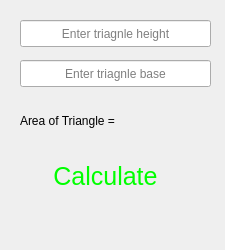
<?xml version="1.0" encoding="UTF-8"?>
<ui version="4.0">
 <class>Form</class>
 <widget class="QWidget" name="Form">
  <property name="geometry">
   <rect>
    <x>0</x>
    <y>0</y>
    <width>225</width>
    <height>250</height>
   </rect>
  </property>
  <property name="minimumSize">
   <size>
    <width>225</width>
    <height>250</height>
   </size>
  </property>
  <property name="maximumSize">
   <size>
    <width>225</width>
    <height>250</height>
   </size>
  </property>
  <property name="windowTitle">
   <string>Triangle-area</string>
  </property>
  <property name="windowIcon">
   <iconset>
    <normaloff>icons/triangle.png</normaloff>icons/triangle.png</iconset>
  </property>
  <widget class="QLineEdit" name="lineEdit">
   <property name="geometry">
    <rect>
     <x>20</x>
     <y>60</y>
     <width>191</width>
     <height>27</height>
    </rect>
   </property>
   <property name="alignment">
    <set>Qt::AlignCenter</set>
   </property>
   <property name="placeholderText">
    <string>Enter triagnle base</string>
   </property>
  </widget>
  <widget class="QLabel" name="label">
   <property name="geometry">
    <rect>
     <x>20</x>
     <y>100</y>
     <width>191</width>
     <height>41</height>
    </rect>
   </property>
   <property name="text">
    <string>Area of Triangle = </string>
   </property>
  </widget>
  <widget class="QPushButton" name="pushButton">
   <property name="geometry">
    <rect>
     <x>50</x>
     <y>156</y>
     <width>111</width>
     <height>41</height>
    </rect>
   </property>
   <property name="font">
    <font>
     <pointsize>19</pointsize>
    </font>
   </property>
   <property name="styleSheet">
    <string notr="true">color: rgb(0, 255, 0);</string>
   </property>
   <property name="text">
    <string>Calculate</string>
   </property>
   <property name="flat">
    <bool>true</bool>
   </property>
  </widget>
  <widget class="QLineEdit" name="lineEdit_2">
   <property name="geometry">
    <rect>
     <x>20</x>
     <y>20</y>
     <width>191</width>
     <height>27</height>
    </rect>
   </property>
   <property name="alignment">
    <set>Qt::AlignCenter</set>
   </property>
   <property name="placeholderText">
    <string>Enter triagnle height</string>
   </property>
  </widget>
 </widget>
 <resources/>
 <connections/>
</ui>
